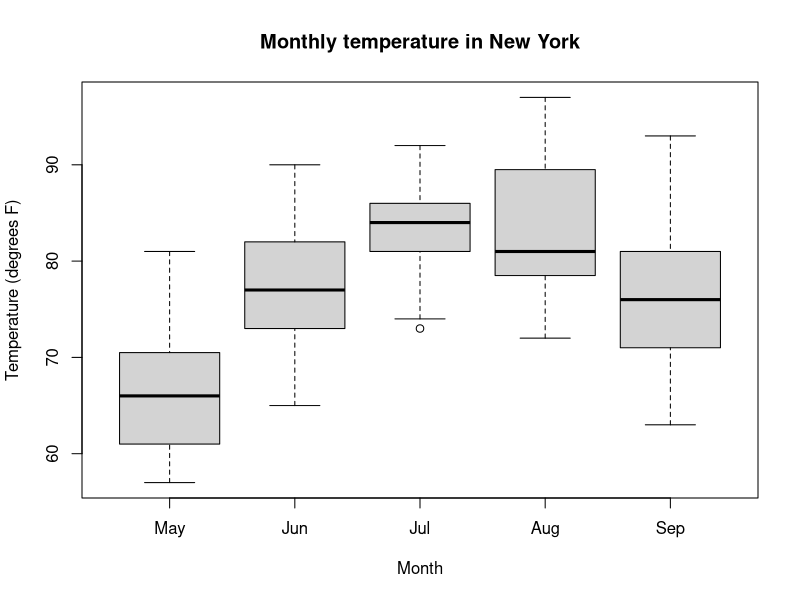

R code for this plot:
## ---- chunk 1
knitr::opts_chunk$set(message = FALSE, warning = FALSE, 
                      include = TRUE,
                      fig.align = "center",  out.width = "80%")
## ---- chunk 2
# Load data
data(airquality)

# Structure of the data set
str(airquality)

# A table that displays the "Month" variable
table(airquality$Month)
## ---- chunk 3
# Check for missing values
sum(is.na(airquality))

# Remove entries with missing values
df <- na.omit(airquality)
## ---- chunk 4
# Create new data frames for summer and fall months
df_summer <- df[df$Month <= 6, ]
df_fall <- df[df$Month > 6, ]
## ---- chunk 5
# Create new column in the df data frame
df$season <- as.factor(ifelse(df$Month <= 6, "Summer", "Fall"))

# Summary of temperature in summer and fall months
tapply(df$Temp, df$season, summary)
## ---- chunk 6
# Recode the Month variable from 5-9 to May through September
df$Month[df$Month == 5] = "May"
df$Month[df$Month == 6] = "Jun"
df$Month[df$Month == 7] = "Jul"
df$Month[df$Month == 8] = "Aug"
df$Month[df$Month == 9] = "Sep"

# Reorder the Month variable
month_levels <- c("May", "Jun", "Jul", "Aug", "Sep")
df$Month = factor(df$Month, 
                  levels = month_levels, 
                  ordered = TRUE)

# Boxplot
boxplot(df$Temp ~ df$Month,
        xlab = "Month", ylab = "Temperature (degrees F)", 
        main = "Monthly temperature in New York")
